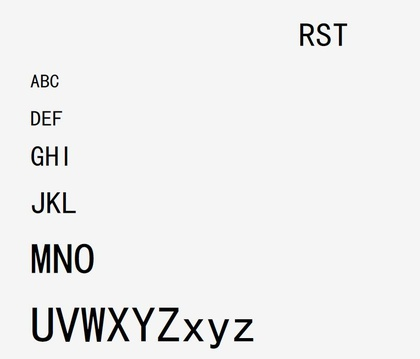
%> input picture 图像分割/垂直分布行分割/1.jpg, 420 x 359 px, shrunk from 804 x 687 before the run
$ octave fenge.m   (GNU Octave 9; MATLAB toolbox functions it lacks are replaced by stand-ins)
%> lines starting %> are read from the running program, lines starting %| are printed output that depends on the picture; in (x1, y1, x2, y2) boxes, pixels count from 0 and x2, y2 are one past the last pixel; in counts of white or black regions, pixels touching at a corner belong together; the program's own positions count from 1
[fn,pn,fi]=uigetfile('*.*','选择图片');%选择图片
%> the answer given: ../垂直分布行分割/1.jpg
I=imread([pn fn]);
%> I is the input picture: size 359x420x3 uint8; mean R, G, B 237.8, 237.9, 237.9
I=im2bw(I,0.43);
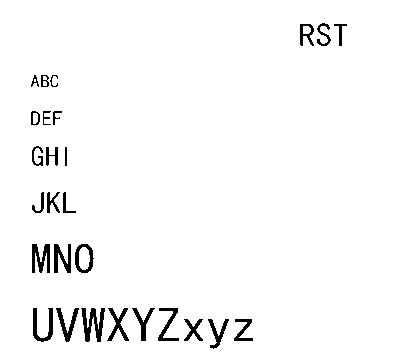
%> I: size 359x420 logical; 97.1% white; 27 black regions, largest, box (x1, y1, x2, y2) and area: (81, 308, 105, 342) 423, (32, 244, 50, 273) 327, (33, 308, 53, 342) 295
[y x]=size(I);
%> y = 359; x = 420


Top=zeros(1,x);         % 顶端轮廓检测
for i=1:x
        j=1;
    while ((I(j,i)==1)&&(j<y))
        j=j+1;
    end
    Top(i)=y-j;
end
%> after the loop, Top = 420 values, max 335 at index 323, min 0 at index 1, mean 75.93

Bottom=zeros(1,x);      % 底部轮廓检测
for i=1:x
        j=y;
    while ((I(j,i)==1)&&(j>1))
        j=j-1;
    end
    Bottom(i)=y-j;
end
%> after the loop, Bottom = 420 values, max 358 at index 1, min 10 at index 214, mean 197.7

Height=Top-Bottom;
%> Height = 420 values, max 266 at index 42, min -358 at index 1, mean -121.8
WordHeight=max(Height);    % 文字高度
%> WordHeight = 266

%=== 轮廓线的凹检测 ===%
TopD=zeros(1,x-1);
Concave=1;                            % 记录凹轮廓处的位置, 1表示默认起始列为第一个Concave
Deep=0;                               % 下降值
DeepH=0;                              %  上升值
DeepT=5;                              % 凹轮廓的深度阈值
Sign=0;
for i=1:x-1
    TopD(i)=Top(i+1)-Top(i);
end
%> after the loop, TopD = 419 values, max 334 at index 300, min -334 at index 347, mean 0
for i=1:x-2
    if (TopD(i)<0)  % 判断是否为凹轮廓
        Sign=1;     % 置标志位
        DeepH=0;
        Deep=Deep+TopD(i);
        tempX=i+1;  % 下一列可能为切分的Concave， 最接近于左端
    end
    if ((Sign==1)&&(TopD(i)>0))
        if (abs(Deep)>=DeepT)
            DeepH=DeepH+TopD(i);
            if (abs(DeepH)>=DeepT)
               Concave=[Concave tempX];
               Sign=0;    % 确认为凹后，复位标志位
               DeepH=0;
           end
        else
           Sign=0;    % 确认为凹后，复位标志位
           Deep=0;
        end
    end
end
%> this loop made 418 passes
%> after the loop, Concave = 19 values from 1 to 332; Deep = -1844; tempX = 348

%=== 轮廓线的凸检测 ===%
BottomD=zeros(1,x-1);
Convex=1;
Asend=0;                     % 上升值
Desend=0;                    % 下降值
ConvexT=3;                   %  凸程度阈值
Sign=0;
for i=1:x-1
    BottomD(i)=Bottom(i+1)-Bottom(i);
end
%> after the loop, BottomD = 419 values, max 340 at index 129, min -340 at index 107, mean 0
for i=1:x-2
    if (BottomD(i)>0)
        Sign=1;
        Desend=0;
        Asend=Asend+BottomD(i);
        tempX=i+1;         % 最接近于左端
    end
    if((Sign==1)&&(BottomD(i)<0))
        if (abs(Asend)>=ConvexT)
            Desend=Desend+BottomD(i);
            if (abs(Desend)>=ConvexT)
                Convex=[Convex tempX];
                Sign=0;             % 复位
                Desend=0;
            end
        else
        Sign=0;             % 复位
        Asend=0;
        end
    end
end
%> this loop made 418 passes
%> after the loop, Asend = 2787; Convex = [1 54 80 94 106 119 130 156 180 194 204 230 254 304 315 332]; Sign = 1; tempX = 348

%=== 切分 ===%

[mytemp n]=size(Concave);   % 注意 Concave 的第一个数值无效
%> mytemp = 1; n = 19
StrokeT=5;                  % 笔划宽度阈值
GapT=8;
W=zeros(1,n);

for i=1:n-1
    W(i)=Concave(i+1)-Concave(i);
end
%> this loop made 18 passes
%> after the loop, W = 19 values, max 61 at index 17, min 0 at index 19, mean 17.42
W(n)=x-Concave(n);
Width=median(W);           % 近似的字符宽度
%> Width = 14

    PXR1=1;                 % 记录第一次切分位置
    PXR2=1;                 % 记录第二次切分位置

    Mark=0;         % 记录黑白转换的次数
    %CrossSign=0;    % 交错粘连的标志

    Black=zeros(1,x);        % 统计笔划像素点
    BP=zeros(1,x);
    SegSoke=zeros(3,x);      % 切分点处的笔划宽度
    RH=zeros(1,x);           % 切分后的高度比
    RW=zeros(1,x);           % 切分后的宽度比
    Score=zeros(1,x);        % 特征值的总得分

    XGood=1;                 %  X切分位置
    SegY=1;         % 记录第一次切分的Y深度

for k=2:n
    WordH=max(Height(Concave(k-1):Concave(k)));
    WordW=Concave(k)-Concave(k-1);
    if ((WordW>=0.5*Width)&&(WordW<=1.5*Width))

        % 选定切分的区域
        PX1=Concave(k);
        PX2=PX1;
        while ((TopD(PX2)==0)&&(PX2<x))
               PX2=PX2+1;                % 凹右边的列位置
        end

       i=fix((PX1+PX2)/2);

       if (Top(i)==1)                  % 无粘连
           PXR1=[PXR1 i];
           PXR2=[PXR2 i];
       else
            j=y+1-Top(i);                % PY为实际的y坐标值，此处已为黑色像素点
            Mark=0;
            while((j<y)&&(Mark<2))
                if (I(j,i)==0)
                    Black(i)=Black(i)+1; % 记录黑色象素点数
                    Si=i;
                    while ((Si>1)&&(I(j,Si)==0))   % 左笔划宽度
                            Si=Si-1;
                            SegSoke(1,i)=SegSoke(1,i)+1;
                    end

                    Si=i;
                    while ((Si<x)&&(I(j,Si)==0))   % 右笔划宽度
                           Si=Si+1;
                           SegSoke(2,i)=SegSoke(2,i)+1;
                     end
               end

                Mark=Mark+abs(I(j+1,i)-I(j,i));  % 检测是否通过笔划
                j=j+1;
            end
            SegY=[SegY j-1];                           % 第一次切分截止处
            if (j==38)
                PXR1=[PXR1 i];
                PXR2=[PXR2 i];
            else                                       % 单点粘连
                SLi=i;
                while ((SLi>1)&&(I(j-1,SLi)==1))        % 选定区域左边界
                       SLi=SLi-1;
                end

                SRi=i;
                while ((SRi<x)&&(I(j-1,SRi)==1))        % 选定区域右边界
                       SRi=SRi+1;
                end
                [Mytemp PX2]=max(Bottom(SLi:SRi));
                PXR2=[PXR2 PX2+SLi-1];
                PXR1=[PXR1 i];
            end
      end

    else if (WordW>1.5*Width)
             PX=fix((Concave(k)+Concave(k-1))/2);  % 避免水平“横”的粘连
             k=k-1;
         end
                      %  如果宽度过小，则不切分
   end

end
%> this loop made 18 passes
%> (WordH, WordW, PX1, i, SegY) on passes 2, 3, 4, 6, 7, 8, 9, 10: (266, 9, 50, 50, [1 117]), (259, 13, 63, 63, [1 117 315]), (194, 14, 77, 77, [1 117 315 308]), (29, 7, 106, 106, [1 117 315 308 359]), (32, 13, 119, 119, [1 117 315 308 359 358]), (32, 11, 130, 131, [1 117 315 308 359 358 359]), (22, 14, 144, 144, [1 117 315 308 359 358 359 358]), (22, 12, 156, 157, [1 117 315 308 359 358 359 358 359])
%> (WordH, WordW, PX) on passes 1, 5, 11, 16, 17: (263, 40, 21), (97, 22, 88), (32, 24, 168), (21, 24, 242), (21, 61, 284)
%> after the loop, Black = 420 values, max 18 at index 77, min 0 at index 1, mean 0.157; SLi = 1; SRi = 420; SegSoke = 420 columns, first 8: [0 0 0 0 0 0 0 0; 0 0 0 0 0 0 0 0; 0 0 0 0 0 0 0 0]; Si = 220

%==== Segment ===%
for i=2:n
%> (the run ends here)
